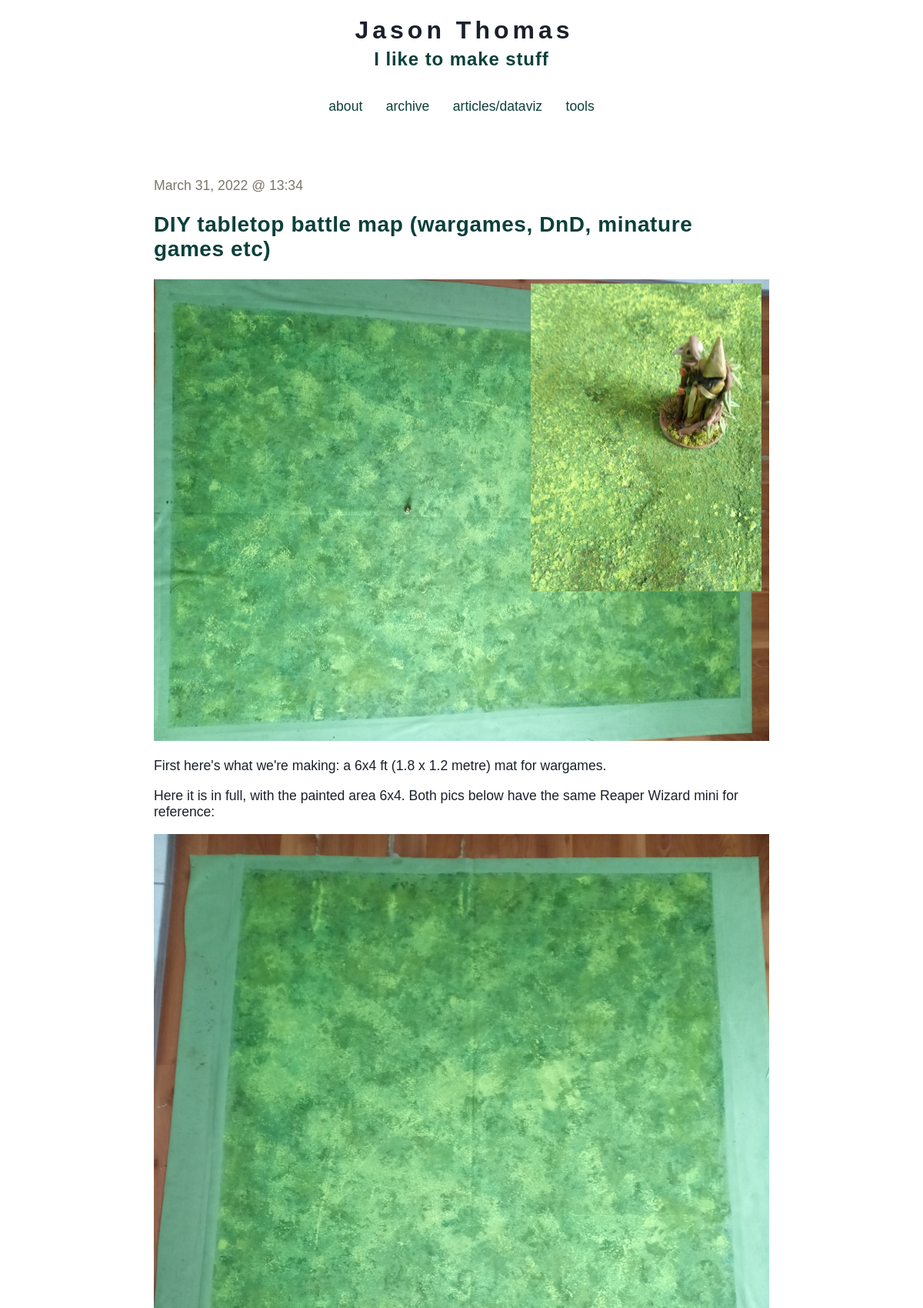
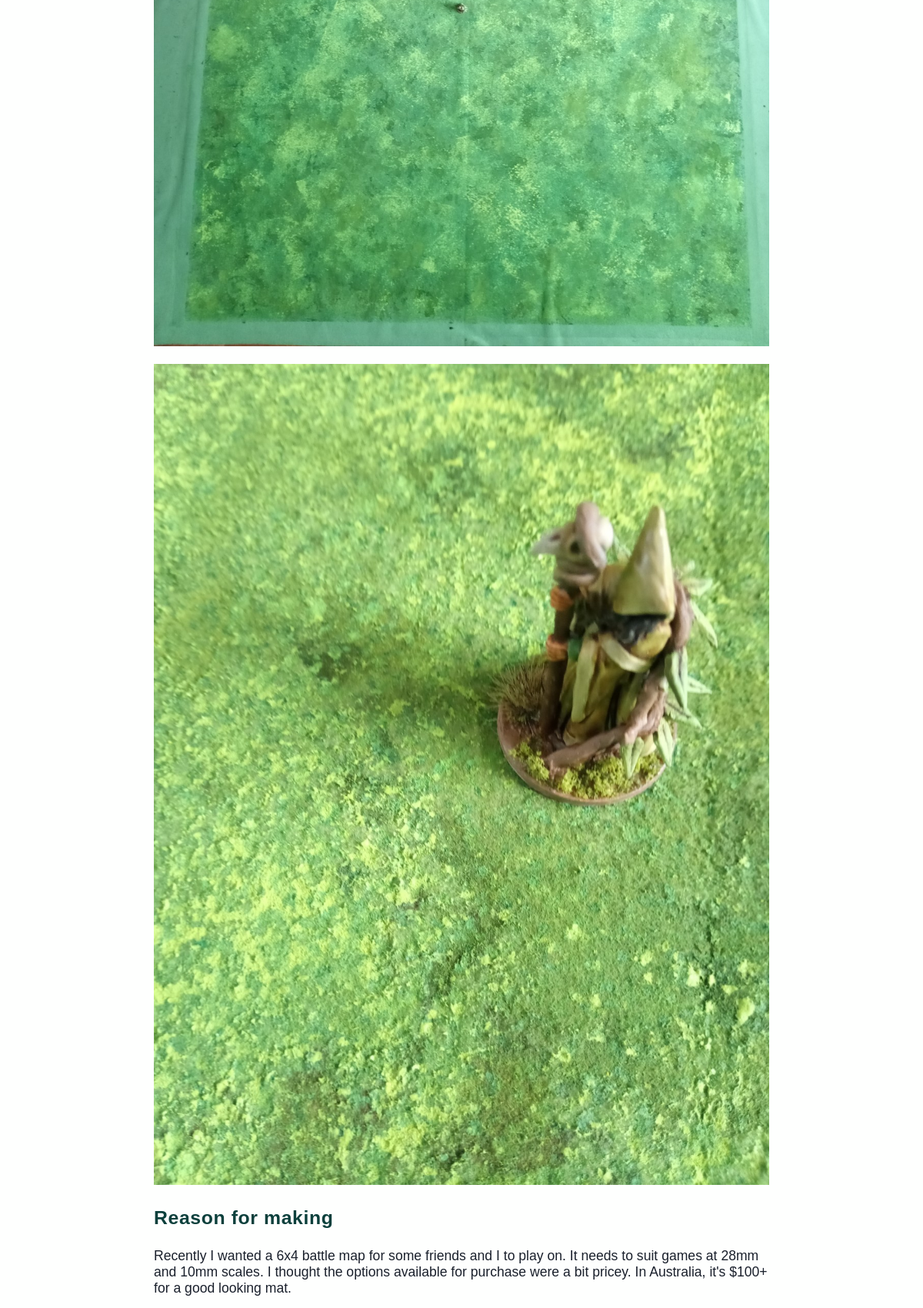
Page /post?postNum=21 (upper part) on the committed database (2 pictures, top to bottom).
### tables this page shows
CREATE TABLE entries (
  id integer primary key autoincrement,
  entryDate date not null,
  title text not null,
  text text not null
);

### app.py (the view)
@app.route('/post', methods=['GET','POST'])
def show_post():
    qString = request.args.get('postNum')
    global postNum
    if qString != None:
        postNum = int(qString)
    session.pop('logged_in', None)
    entries = get_sql_records("entries")
    return render_template('show_current.html', entries=entries, postNum=postNum)

### app.py (called while the page is built)
def connect_db():
    return sqlite3.connect(app.config['DATABASE'])

def get_sql_records(table):
    if table == "articles":
        cursor = g.db.execute('select title, publishDate, link, text, interactive from articles order by id asc')
        articles = [dict(title=row[0], date=row[1], link=row[2], text=row[3], interactive=row[4]) for row in cursor.fetchall()]
        return articles
    elif table == "entries":
        cursor = g.db.execute('select title, entryDate, text from entries order by id asc')
        entries = [dict(title=row[0], date=row[1], text=row[2]) for row in cursor.fetchall()]
        return entries
    else:
        raise sqlite3.DatabaseError

@app.before_request
def before_request():
    g.db = connect_db()

@app.teardown_request
def teardown_request(exception):
    db = getattr(g, 'db', None)
    if db is not None:
        db.close()

@app.after_request
def after_request(response):
    response.headers.set('X-Content-Type-Options', 'nosniff')
    response.headers.set('X-Frame-Options', 'SAMEORIGIN')
    response.headers.set('X-XSS-Protection', '1; mode=block')
    response.headers.set('Strict-Transport-Security', 'max-age=63072000')
    return response

### templates/show_current.html
{% extends "layout.html" %}
{% block body %}
  {% if entries|length > 0 %}
    <p class=dateText>{{ entries[postNum].date|safe }}</p><h2>{{ entries[postNum].title }}</h2>{{ entries[postNum].text|safe }}
  {% else %}
    <em>Why not say something?</em>
  {% endif %}
{% endblock %}

### static/style.css (style rules this page uses)
a,h2,h3 { color: #0C403C; }
h1,h2,h3,h4 { letter-spacing: 0.6px; }
img { width: 100%; height: auto; }
.dateText { margin-bottom:0px; color: #7B776D; }
h2 { font-size: 3.5vh; }
h3 { font-size: 3.1vh; }
p, a, code, li { font-size: 2.2vh; }

### rows in the picture
entries: entryDate "March 31, 2022 @ 13:34", title "DIY tabletop battle map (wargames, DnD, minature games etc)", text (picture), text "First here's what we're making: a 6x4 ft (1.8 x 1.2 metre) mat for wargames. Here it is in full, with the painted area 6x4. Both pics below have the same Reaper Wizard mini for reference: Reason for making Recently I wanted a 6x4 battle map for some friends and I to play on. It needs to suit games at 28mm and 10mm scales. I thought the options available for purchase were a bit pricey. In Australia, it's $100+ for a good looking mat."
